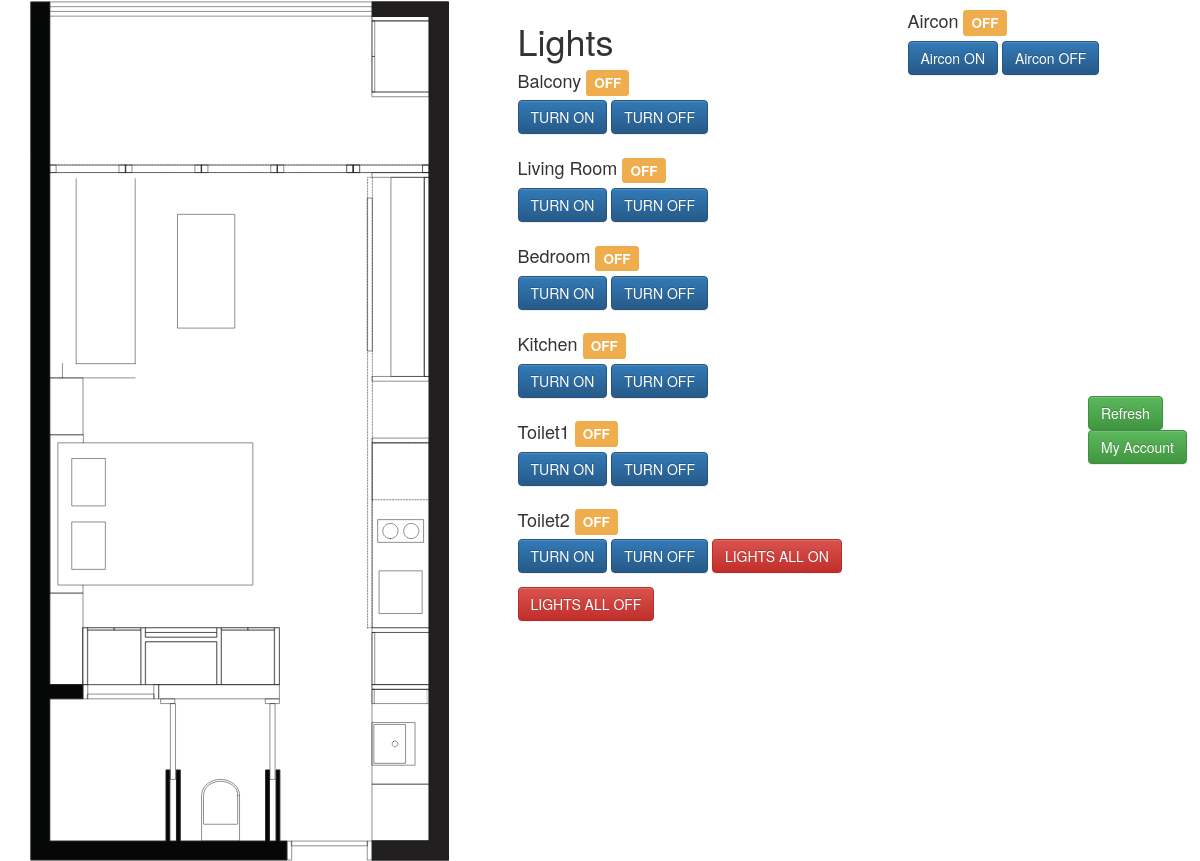
/home/, run on an earlier commit of the app's database.
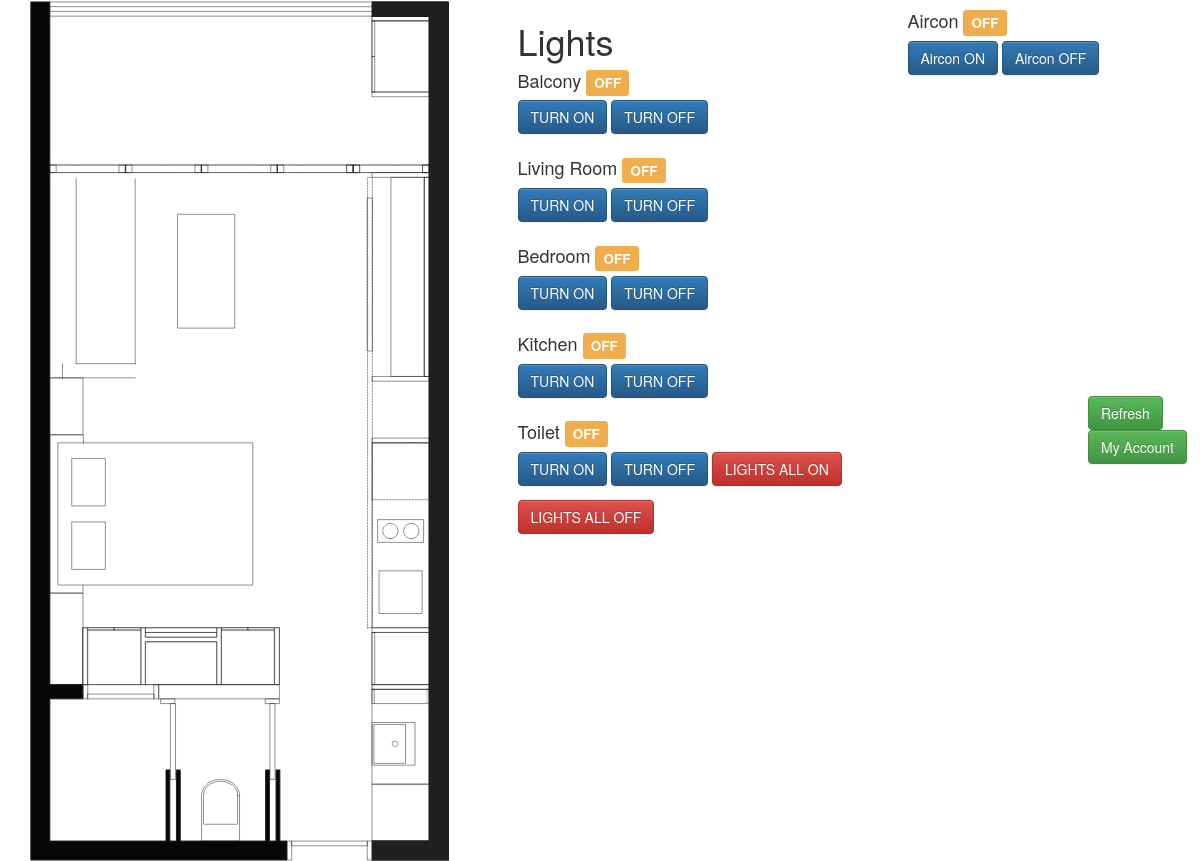
And on a later commit of the database.
### BanyanApp/models.py (models this page shows, shortened)
class Light(models.Model):
    state = models.BooleanField(default=False)
    value = models.IntegerField(default=0, validators=[MaxValueValidator(100)])
    room = models.CharField(max_length=50)
    pin = models.IntegerField(default=0)

### BanyanApp/views.py (the view, shortened to what this page needs)
# urls.py: url(r'^home/$', home),
def home(request):
    lights = Light.objects.all()
    air = Air.objects.all()[0]
    context = {"dict": {"lights":lights}, "air":air}
    return render(request, "home.html", context)

### templates/home.html (shortened to what this page needs)
{% extends 'application.html' %}
{% block content %}
<div class="content container">
  <div class="row">
    <div class="col-sm-5">
      <img src="/static/img/plan.svg" class="plan">
    </div>
    <div class="col-sm-4">
      {% for key,value in dict.items %}
        <h1> {{key|title}}</h1>
        {% for item in value %}
          <h4> {{item.room}}
          {% if item.state %}
            <span class="label label-success">ON</span>
          {% else %}
            <span class="label label-warning">OFF</span>
          {% endif %}
          </h4>
          <form action="/home/" method="post" class="inline">
            <input type="submit" value="TURN ON" class="btn btn-primary">
          </form>
          <form action="/home/" method="post" class="inline">
            <input type="submit" value="TURN OFF" class="btn btn-primary">
          </form>
        {% endfor %}
      {% endfor %}
      <form action="/home/" method="post" class="inline">
        <input type="submit" value="LIGHTS ALL ON" class="btn btn-danger">
      </form>
      <form action="/home/" method="post" class="inline">
        <input type="submit" value="LIGHTS ALL OFF" class="btn btn-danger">
      </form>
    </div>
    <div class="col-sm-3">
      <h4>Aircon
        {% if air.state %}
          <span class="label label-success">ON</span>
        {% else %}
          <span class="label label-warning">OFF</span>
        {% endif %}
      <form action="/home/" method="post" class="inline">
        <input type="submit" value="Aircon ON" class="btn btn-primary">
      </form>
      <form action="/home/" method="post" class="inline">
        <input type="submit" value="Aircon OFF" class="btn btn-primary">
      </form>
    </div>
  </div>
</div>
{% endblock %}

### templates/application.html (shortened to what this page needs)
{% load staticfiles %}
<html>
  <head>
    <link rel="stylesheet" href="{% static 'css/bootstrap.min.css' %}">
    <link rel="stylesheet" href="{% static 'css/bootstrap-theme.min.css' %}">
    <link rel="stylesheet" href="{% static 'css/banyan.css' %}">
    <link rel="stylesheet" href="{% static 'css/external.css' %}">
    <link rel="stylesheet" href="{% static 'css/bootstrap-switch.css' %}">
  </head>
  <body>
    <div id=menu>
      <div href="/home/">
        <input type="button" value="Refresh" class="btn btn-success">
      </div>
      <div href="/home/">
        <input type="button" value="My Account" class="btn btn-success">
      </div>
    </div>
    {% block content %}
    {% endblock %}
  </body>
</html>

### static/css/banyan.css (style rules this page uses)
body { font-family: 'Helvetica Neue', Helvetica, Arial, sans-serif; }
form.inline { display: inline-block; }
#menu { position: fixed; right: 0; top: 50%; width: 8em; margin-top: -2.5em; }

What changed in the data, as far as the page shows it:
removed Light: room "Toilet2", state "OFF"
changed Light: room "Toilet1" → "Toilet"
